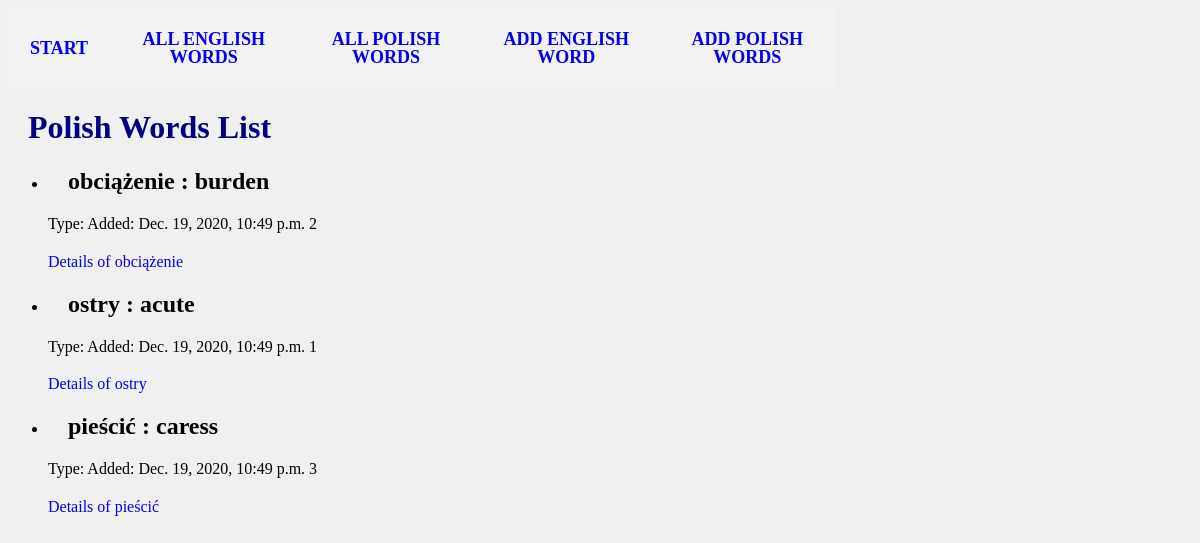
Before: /wordslearn/polishwords/ with the older database file.
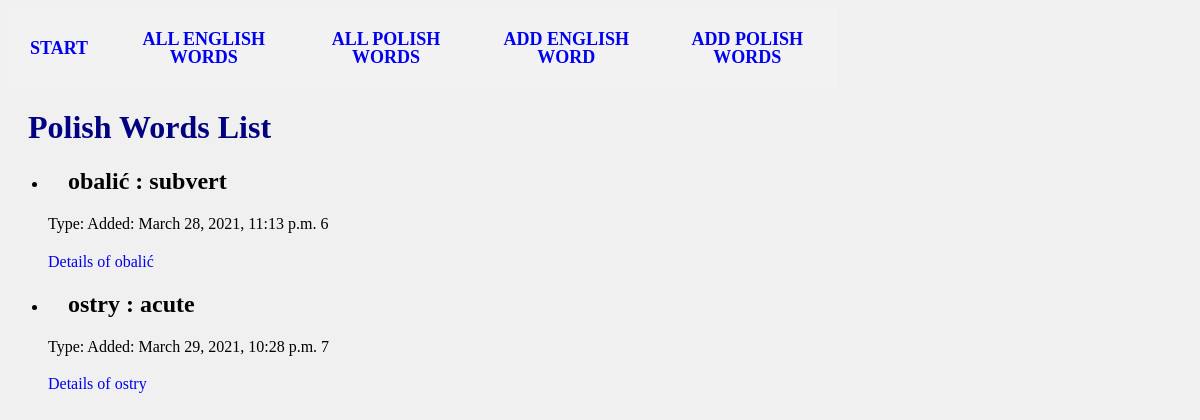
After: the same page with the newer database file.
### wordslearn/models.py (models this page shows, shortened)
class Word(models.Model):
    word = models.CharField(max_length=200, null=False, help_text='Enter the word')
    date_of_add = models.DateTimeField(auto_now=True, blank=True, help_text='date added')
    definition = models.CharField(max_length=200, blank=True, null=False, help_text='Enter the definition of english word')
    synonym = models.CharField(max_length=200, blank=True, null=False, help_text='Enter the synonym of english word')
    antonym = models.CharField(max_length=200, blank=True, null=False, help_text='Enter the antonym of english word')
    class Meta:
        abstract = True
        ordering = ["word"]

class WordPol(Word):
    wordsEng = models.ManyToManyField(WordEng)
    word_type = models.CharField(max_length=30, choices=wordDefinitions.POL_WORD_TYPES, help_text='Select type of word', blank=True)
    def display_engword(self):
        return ', '.join(str(w.word) for w in self.wordsEng.all())
    display_engword.short_description = 'English Word'

class WordEng(Word):
    word_type = models.CharField(max_length=30, choices=wordDefinitions.ENG_WORD_TYPES, help_text='Select type of word', blank=True)
    def display_polword(self):
        """Create a string for the translation. This is required to display WordEng in Admin."""
        return ', '.join(str(w.word) for w in self.wordpol_set.all())
    display_polword.short_description = 'Polish Word'

### wordslearn/views.py (the view)
# urls.py: path('polishwords/', views.WordPolListView.as_view(), name='polishwords'),
class WordPolListView(generic.ListView):
	model = WordPol
	paginate_by = 20
	def get_queryset(self):
		return WordPol.objects.all()
	def get_context_data(self, *, object_list=None, **kwargs):
		context = super(WordPolListView, self).get_context_data(**kwargs)
		context['some_data'] = 'This is just some data'
		return context

### wordslearn/templates/wordslearn/wordpol_list.html (shortened to what this page needs)
{% extends "base_generic.html" %}
{% block content %}
    <h1>Polish Words List</h1>
    {% if wordpol_list %}
        <ul>
            {% for word in wordpol_list %}
                <li>
                    <h2>{{ word.word }} : {{ word.display_engword }}</h2>
                    <p> Type: {{ word.word_type }} Added: {{ word.date_of_add }} {{ word_list.some_data }} {{word.id}} </p>
                    <a class="listlink" href="{% url 'wordslearn:detail' word.id %}">Details of {{ word.word }}</a>
                </li>
            {% endfor %}
        </ul>
    {% else %}
        <p>There are no words in the dictionary.</p>
    {% endif %}
{% endblock %}

Changed rows visible on the page:
removed WordPol: word "obciążenie", display_engword "burden", date_of_add "Dec. 19, 2020, 10:49 p.m.", id "2"
removed WordPol: word "ostry", display_engword "acute", date_of_add "Dec. 19, 2020, 10:49 p.m.", id "1"
removed WordPol: word "pieścić", display_engword "caress", date_of_add "Dec. 19, 2020, 10:49 p.m.", id "3"
added WordPol: word "obalić", display_engword "subvert", date_of_add "March 28, 2021, 11:13 p.m.", id "6"
added WordPol: word "ostry", display_engword "acute", date_of_add "March 29, 2021, 10:28 p.m.", id "7"
